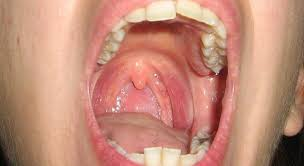
#> input picture backEnd/API/middlewares/pydom/images/image1.jpg, 304 x 166 px
$ python index.py images/image1.jpg   (older library calls are emulated)
#> lines starting #> are read from the running program, lines starting #| are printed output that depends on the picture; after the words box and inside, x2 and y2 are one past the last pixel; in counts of white or black regions, pixels touching at a corner belong together; long printed decimals are rounded
### backEnd/API/middlewares/pydom/dom/dom.py
import numpy as np
import os
import cv2


class DOM(object):

    def __init__(self):
        self.image = None
        self.Im = None
        self.edgex, self.edgey = None, None

    @staticmethod
    def load(img, blur=False, blurSize=(5,5)):
        """ Handle img src, 3/2 channel image

        :param imgPath: image path or array
        :type: str, np.ndarray

        :param blur: to blur original image
        :type: boolean

        :param blurSize: size of gausian filter
        :type: tuple (n,n)

        :return image: grayscale image
        :type: np.ndarray

        :return Im: median filtered grayscale image
        :type: np.ndarray
        """

        if isinstance(img, str):
            if os.path.exists(img):
                # Load image as grayscale
                image = cv2.imread(img, cv2.IMREAD_GRAYSCALE)
            else:
                raise FileNotFoundError('Image is not found on your system')
        elif isinstance(img, np.ndarray):
            if len(img.shape) == 3:
                image = cv2.cvtColor(img, cv2.COLOR_BGR2GRAY)
            elif len(img.shape) == 2:
                image = img
            else:
                raise ValueError('Image is not in correct shape')
        else:
            raise ValueError('Only image can be passed to the constructor')

        # Add Gaussian Blur
        if blur:
            image = cv2.GaussianBlur(image, blurSize)

        # Perform median blur for removing Noise
        Im = cv2.medianBlur(image, 3, cv2.CV_64F).astype("double")/255.0
        return image, Im


    @staticmethod
    def dom(Im):
        """ Find DOM at each pixel
        :param Im: median filtered image
        :type: np.ndarray

        :return domx: diff of diff on x axis
        :type: np.ndarray

        :return domy: diff of diff on y axis
        :type: np.ndarray
        """
        median_shift_up = np.pad(Im, ((0,2), (0,0)), 'constant')[2:,:]
        median_shift_down = np.pad(Im, ((2,0), (0,0)), 'constant')[:-2,:]
        domx = np.abs(median_shift_up - 2*Im + median_shift_down)

        median_shift_left = np.pad(Im, ((0,0), (0,2)), 'constant')[:,2:]
        median_shift_right = np.pad(Im, ((0,0), (2,0)), 'constant')[:,:-2]
        domy = np.abs(median_shift_left - 2*Im + median_shift_right)

        return domx, domy

    @staticmethod
    def contrast(Im):
        """ Find contrast at each pixel
        :param Im: median filtered image
        :type: np.ndarray

        :return Cx: contrast on x axis
        :type: np.ndarray

        :return Cy: contrast on y axis
        :type: np.ndarray
        """
        Cx = np.abs(Im - np.pad(Im, ((1,0), (0,0)), 'constant')[:-1, :])
        Cy = np.abs(Im - np.pad(Im, ((0,0), (1,0)), 'constant')[:, :-1])
        return Cx, Cy

    @staticmethod
    def smoothenImage(image, transpose = False, epsilon = 1e-8):
        """ Smmoth image with ([0.5, 0, -0.5]) 1D filter
        :param image: grayscale image
        :type: np.ndarray

        :param transpose: to apply filter on vertical axis
        :type: boolean

        :param epsilon: small value to defer div by zero
        :type: float

        :return image_smoothed: smoothened image
        :type: np.ndarray
        """
        fil = np.array([0.5, 0, -0.5]) # Smoothing Filter

        # change image axis for column convolution
        if transpose:
            image = image.T

        # Convolve grayscale image with smoothing filter
        image_smoothed = np.array([np.convolve(image[i], fil, mode="same") for i in range(image.shape[0])])

        # change image axis after column convolution
        if transpose:
            image_smoothed = image_smoothed.T

        # Normalize smoothened grayscale image
        image_smoothed = np.abs(image_smoothed)/(np.max(image_smoothed) + epsilon)
        return image_smoothed

    def edges(self, image, edge_threshold=0.0001):
        """ Get Edge pixels
        :param image: grayscale image
        :type: np.ndarray

        :param edge_threshold: threshold to consider pixel as edge if its value is greater
        :type: float

        :assign edgex: edge pixels matrix in x-axis as boolean
        :type: np.ndarray

        :assign edgey: edge pixels matrix in y-axis as boolean
        :type: np.ndarray
        """
        smoothx = self.smoothenImage(image, transpose=True)
        smoothy = self.smoothenImage(image)
        self.edgex = smoothx > edge_threshold
        self.edgey = smoothy > edge_threshold

    def sharpness_matrix(self, Im, width=2, debug=False):
        """ Find sharpness value at each pixel
        :param Im: median filtered grayscale image
        :type: np.ndarray

        :param width: edge width
        :type: int

        :param debug: to show intermediate results
        :type: boolean

        :return Sx: sharpness value matrix computed in x-axis
        :type: np.ndarray

        :return Sy: sharpness value matrix computed in y-axis
        :type: np.ndarray
        """
        # Compute dod measure on both axis
        domx, domy = self.dom(Im)

        # Compute sharpness
        Cx, Cy = self.contrast(Im)

        # Filter out sharpness at pixels other than edges
        Cx = np.multiply(Cx, self.edgex)
        Cy = np.multiply(Cy, self.edgey)

        # initialize sharpness matriz with 0's
        Sx = np.zeros(domx.shape)
        Sy = np.zeros(domy.shape)

        # Compute Sx
        for i in range(width, domx.shape[0]-width):
            num = np.abs(domx[i-width:i+width, :]).sum(axis=0)
            dn = Cx[i-width:i+width, :].sum(axis=0)
            Sx[i] = [(num[k]/dn[k] if dn[k] > 1e-3 else 0) for k in range(Sx.shape[1])]

        # Compute Sy
        for j in range(width, domy.shape[1]-width):
            num = np.abs(domy[:, j-width: j+width]).sum(axis=1)
            dn = Cy[:, j-width:j+width].sum(axis=1)
            Sy[:, j] = [(num[k]/dn[k] if dn[k] > 1e-3 else 0) for k in range(Sy.shape[0])]

        if debug:
            print(f"domx {domx.shape}: {[(i,round(np.quantile(domx, i/100), 2)) for i in range(0, 101, 25)]}")
            print(f"domy {domy.shape}: {[(i,round(np.quantile(domy, i/100), 2)) for i in range(0, 101, 25)]}")
            print(f"Cx {Cx.shape}: {[(i,round(np.quantile(Cx, i/100),2)) for i in range(50, 101, 10)]}")
            print(f"Cy {Cy.shape}: {[(i,round(np.quantile(Cy, i/100),2)) for i in range(50, 101, 10)]}")
            print(f"Sx {Sx.shape}: {[(i,round(np.quantile(Sx, i/100),2)) for i in range(50, 101, 10)]}")
            print(f"Sy {Sy.shape}: {[(i,round(np.quantile(Sy, i/100),2)) for i in range(50, 101, 10)]}")

        return Sx, Sy


    def sharpness_measure(self, Im, width, sharpness_threshold, debug=False, epsilon = 1e-8):
        """ Final Sharpness Value
        :param Im: median filtered grayscale image
        :type: np.ndarray

        :param width: edge width
        :type: int

        :param sharpness_threshold: thresold to consider if a pixel is sharp
        :type: float

        :param debug: to show intermediate results
        :type: boolean

        :return S: sharpness measure(0<S<sqrt(2))
        :type: float

        """
        Sx, Sy = self.sharpness_matrix(Im, width=width, debug=debug)
        Sx = np.multiply(Sx, self.edgex)
        Sy = np.multiply(Sy, self.edgey)

        n_sharpx = np.sum(Sx >= sharpness_threshold)
        n_sharpy = np.sum(Sy >= sharpness_threshold)

        n_edgex = np.sum(self.edgex)
        n_edgey = np.sum(self.edgey)

        Rx = n_sharpx/(n_edgex + epsilon)
        Ry = n_sharpy/(n_edgey + epsilon)

        S = np.sqrt(Rx**2 + Ry**2)

        if debug:
            print(f"Sharpness: {S}")
            print(f"Rx: {Rx}, Ry: {Ry}")
            print(f"Sharpx: {n_sharpx}, Sharpy: {n_sharpy}, Edges: {n_edgex, n_edgey}")
        return S

    def get_sharpness(self, img, width=2, sharpness_threshold=2, edge_threshold=0.0001, debug=False):
        """ Image Sharpness Assessment
        :param img: img src or image matrix
        :type: str or np.ndarray

        :param width: text edge width
        :type: int

        :param sharpness_threshold: thresold to consider if a pixel is sharp
        :type: float

        :param edge_threshold: thresold to consider if a pixel is an edge pixel
        :type: float

        :param debug: to show intermediate results
        :type: boolean

        :return score: image sharpness measure(0<S<sqrt(2))
        :type: float
        """
        image, Im = self.load(img)
        # Initialize edge(x|y) matrices
        self.edges(image, edge_threshold=edge_threshold)
#> in smoothenImage, `image = image.T`:
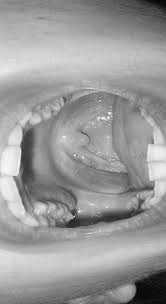
#> image: shape (304, 166); min 4, max 255, mean 154.2
#> in smoothenImage, `image_smoothed = np.array([np.convolve(image[i], fil, mode="same") for..`:
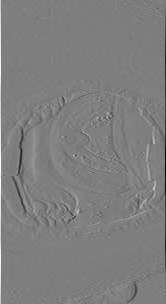
#> image_smoothed: shape (304, 166) float64; min -118, max 118.5, mean -0.2; drawn with min black and max white
#> call 2 of smoothenImage, with transpose = False, epsilon = 1e-08
#> in smoothenImage (call 2), `image_smoothed = np.array([np.convolve(image[i], fil, mode="same") for..`:
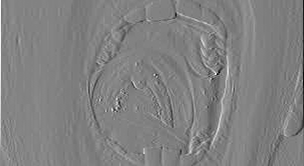
#> image_smoothed: shape (166, 304) float64; min -75, max 73, mean 0; drawn with min black and max white
#> in edges, `self.edgex = smoothx > edge_threshold`:
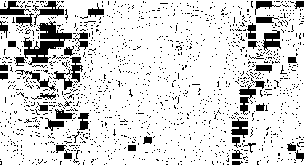
#> self.edgex: shape (166, 304) bool; 84.9% white; 1393 black regions (1351 under 20 px), largest, box (x1, y1, x2, y2) and area: (23, 21, 72, 65) 854, (53, 57, 83, 90) 318, (32, 1, 64, 25) 245
#> in edges, `self.edgey = smoothy > edge_threshold`:
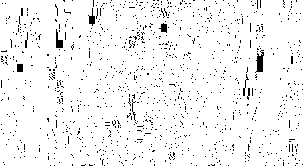
#> self.edgey: shape (166, 304) bool; 95.4% white; black in thin lines or dots
        score = self.sharpness_measure(Im, width=width, sharpness_threshold=sharpness_threshold)
#> in dom, `median_shift_right = np.pad(Im, ((0,0), (2,0)), 'constant')[:,:-2]`:
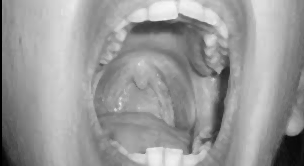
#> median_shift_right: shape (166, 304) float64; min 0, max 0.965, mean 0.602
#> in contrast, `Cx = np.abs(Im - np.pad(Im, ((1,0), (0,0)), 'constant')[:-1, :])`:
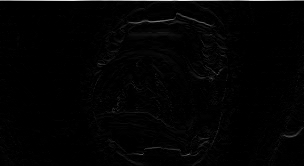
#> Cx: shape (166, 304) float64; min 0, max 0.918, mean 0.0138
#> in sharpness_measure, `n_sharpx = np.sum(Sx >= sharpness_threshold)`: n_sharpx = 24626
#> in sharpness_measure, `n_sharpy = np.sum(Sy >= sharpness_threshold)`: n_sharpy = 23274
#> in sharpness_measure, `n_edgex = np.sum(self.edgex)`: n_edgex = 42837
#> in sharpness_measure, `n_edgey = np.sum(self.edgey)`: n_edgey = 48132
#> in sharpness_measure, `Rx = n_sharpx/(n_edgex + epsilon)`: Rx = 0.575
#> in sharpness_measure, `Ry = n_sharpy/(n_edgey + epsilon)`: Ry = 0.484
#> in sharpness_measure, `S = np.sqrt(Rx**2 + Ry**2)`: S = 0.751
#> score = 0.751
        return score

### backEnd/API/middlewares/pydom/index.py
from dom import DOM
import sys
import json
import cv2

imagepath = sys.argv[1]
imgPath1 = "./images/image1.jpg"
imgPath2 = "./images/image2.webp"
imgPath3 = "./images/image3.jpg"

iqa = DOM()

score = iqa.get_sharpness(imagepath)
#> score = 0.751
output = score
#> output = 0.751

print(json.dumps(output))
#| 0.7512

sys.stdout.flush()
